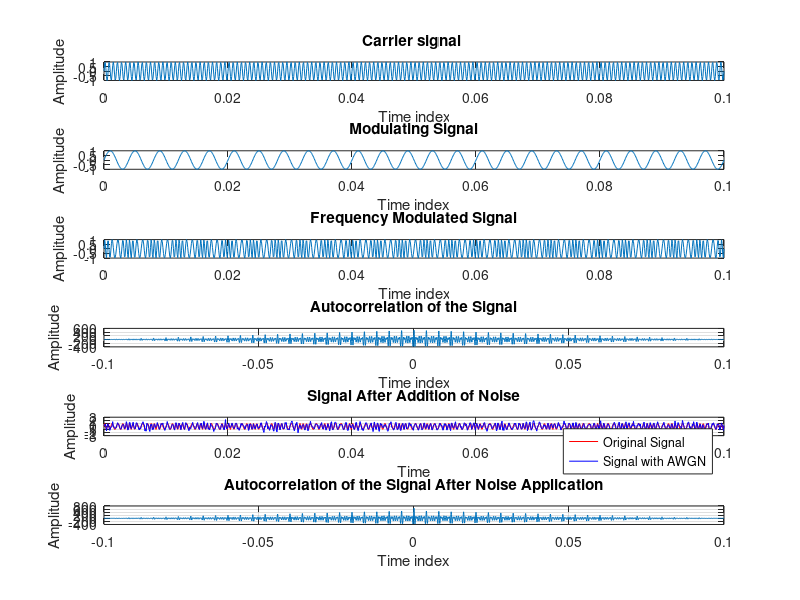

The MATLAB source for this figure:

%generating signal

clear all;
close all;

%initialization of signals
fc=1500; % Carrier Frequency
fm=250; % Modulating Frequency
fs=10000; % Sampling Frequency
m=2; % Modulating Index
t=0:1/fs:0.1; % Time sampling with step 
  
c=sin(2*pi*fc*t); % Carrier Signal
M=sin(2*pi*fm*t); % Modulating Signal

%plot carrier
subplot(6,1,1);
plot (t,c);
ylabel('Amplitude');
xlabel('Time index');
title('Carrier signal ');

%plot message
subplot(6,1,2);
plot (t,M);
ylabel('Amplitude');
xlabel('Time index');
title('Modulating Signal');

%%
% Frequency Modulation
y=sin(2*pi*fc*t+(m.*sin(2*pi*fm*t))); 

%plot message
subplot(6,1,3);
plot (t,y);
ylabel('Amplitude');
xlabel('Time index');
title('Frequency Modulated Signal');

%%

% performing autocorrelation
auto_y = xcorr(y,y); 
t1=t;
t2=-fliplr(t);
n1=min(t1)+min(t2);
n2=max(t1)+max(t2);
n=n1:0.0001:n2;

% plot autocorrelation
subplot(6,1,4);
plot(n,auto_y);
ylabel('Amplitude');
xlabel('Time index');
title('Autocorrelation of the Signal');
grid on;

%%

%adding noise
snr=5;
z = awgn(y,snr,'measured');

% plot noise affected signal
subplot(6,1,5); 
plot(t, y, 'r');
hold on; % puts the next graph on the same plot
plot(t, z, 'b');
xlabel('Time');
ylabel('Amplitude');
title('Signal After Addition of Noise');
grid on;
hold off;

legend('Original Signal','Signal with AWGN');

%%

% performing autocorrelation
auto_y2 = xcorr(z,z); 
t1=t;
t2=-fliplr(t);
n1=min(t1)+min(t2);
n2=max(t1)+max(t2);
n=n1:0.0001:n2;

% plot autocorrelation
subplot(6,1,6);
plot(n,auto_y2);
ylabel('Amplitude');
xlabel('Time index');
title('Autocorrelation of the Signal After Noise Application');
grid on;
